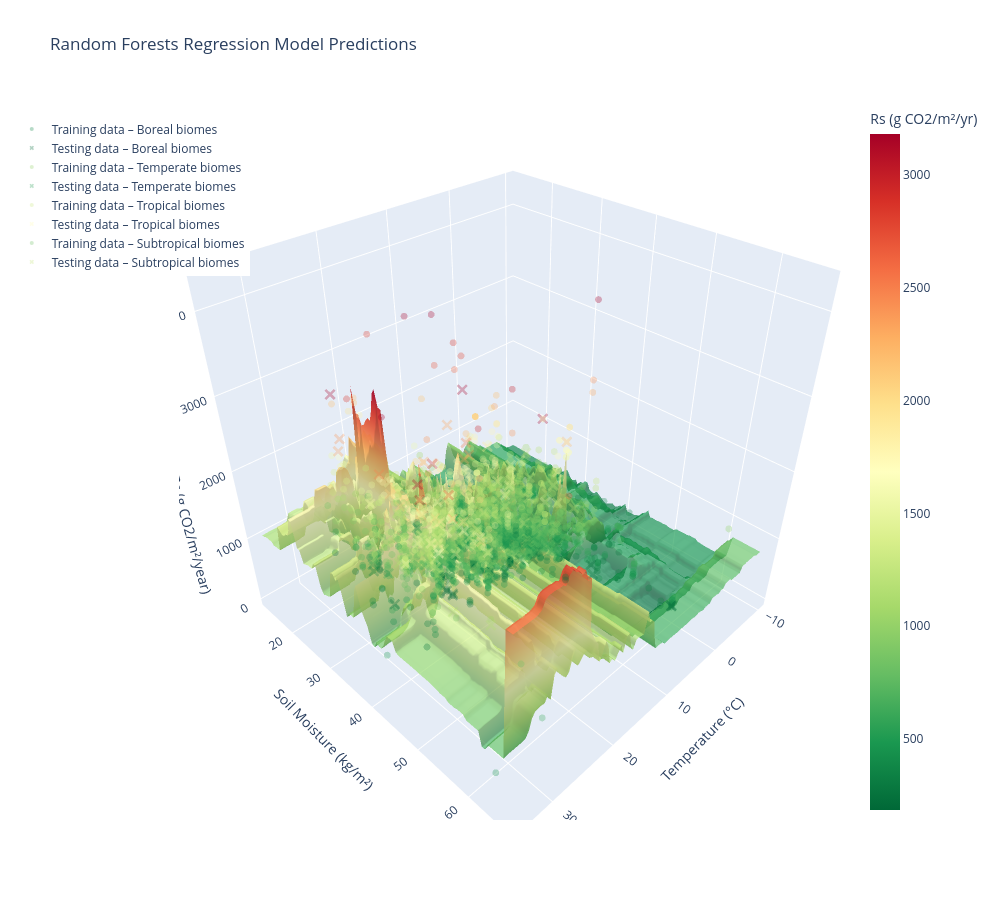

The notebook cell saved with this chart:
### Code cell
# Model performance is compared to a machine learning regressor algorithm as a benchmark

run_simulation(RF=True)

### Figure 1 — Plotly figure (JSON) as saved in the notebook; plotly's stock layout.template omitted (floating-point values rounded to 4 significant figures; data arrays with more than 128 entries replaced by an {"elided": "..."} marker saying what was removed)
{"data": [{"colorbar": {"title": {"text": "Rs (g CO2/m²/yr)"}}, "colorscale": [[0, "rgb(0,104,55)"], [0.1, "rgb(26,152,80)"], [0.2, "rgb(102,189,99)"], [0.3, "rgb(166,217,106)"], [0.4, "rgb(217,239,139)"], [0.5, "rgb(255,255,191)"], [0.6, "rgb(254,224,139)"], [0.7, "rgb(253,174,97)"], [0.8, "rgb(244,109,67)"], [0.9, "rgb(215,48,39)"], [1, "rgb(165,0,38)"]], "name": "Random Forests Regression Model Predictions", "opacity": 0.7, "showscale": true, "type": "surface", "x": {"elided": "100x100 float values"}, "y": {"elided": "100x100 float values"}, "z": {"elided": "100x100 float values"}}, {"marker": {"color": {"elided": "192 float values"}, "colorscale": [[0, "rgb(0,104,55)"], [0.1, "rgb(26,152,80)"], [0.2, "rgb(102,189,99)"], [0.3, "rgb(166,217,106)"], [0.4, "rgb(217,239,139)"], [0.5, "rgb(255,255,191)"], [0.6, "rgb(254,224,139)"], [0.7, "rgb(253,174,97)"], [0.8, "rgb(244,109,67)"], [0.9, "rgb(215,48,39)"], [1, "rgb(165,0,38)"]], "opacity": 0.3, "showscale": false, "size": 4}, "mode": "markers", "name": "Training data – Boreal biomes", "type": "scatter3d", "x": {"elided": "192 float values"}, "y": {"elided": "192 float values"}, "z": {"elided": "192 float values"}}, {"marker": {"color": [244.0, 256.0, 592.0, 911.0, 905.0, 281.0, 670.0, 283.0, 230.0, 434.4, 1135.0, 1056.0, 2187.0, 896.9, 923.4, 356.5, 475.9, 262.5, 641.3, 690.6, 645.8], "colorscale": [[0, "rgb(0,104,55)"], [0.1, "rgb(26,152,80)"], [0.2, "rgb(102,189,99)"], [0.3, "rgb(166,217,106)"], [0.4, "rgb(217,239,139)"], [0.5, "rgb(255,255,191)"], [0.6, "rgb(254,224,139)"], [0.7, "rgb(253,174,97)"], [0.8, "rgb(244,109,67)"], [0.9, "rgb(215,48,39)"], [1, "rgb(165,0,38)"]], "opacity": 0.3, "showscale": false, "size": 4, "symbol": "x"}, "mode": "markers", "name": "Testing data – Boreal biomes", "type": "scatter3d", "x": [0.8, 0.8, 1.5, 1.5, 0.5, 3.7, 5.5, 1.5, 2.0, 8.9, 5.3, 3.5, 3.5, 1.2, -0.3, 3.5, 3.5, 3.5, 3.5, 3.5, 3.5], "y": [60.1, 60.1, 33.41, 34.63, 29.55, 47.31, 28.21, 28.92, 45.2, 33.35, 38.44, 39.04, 35.54, 40.18, 34.02, 38.93, 41.08, 41.08, 38.93, 38.93, 38.93], "z": [244.0, 256.0, 592.0, 911.0, 905.0, 281.0, 670.0, 283.0, 230.0, 434.4, 1135.0, 1056.0, 2187.0, 896.9, 923.4, 356.5, 475.9, 262.5, 641.3, 690.6, 645.8]}, {"marker": {"color": {"elided": "1395 float values"}, "colorscale": [[0, "rgb(0,104,55)"], [0.1, "rgb(26,152,80)"], [0.2, "rgb(102,189,99)"], [0.3, "rgb(166,217,106)"], [0.4, "rgb(217,239,139)"], [0.5, "rgb(255,255,191)"], [0.6, "rgb(254,224,139)"], [0.7, "rgb(253,174,97)"], [0.8, "rgb(244,109,67)"], [0.9, "rgb(215,48,39)"], [1, "rgb(165,0,38)"]], "opacity": 0.3, "showscale": false, "size": 4}, "mode": "markers", "name": "Training data – Temperate biomes", "type": "scatter3d", "x": {"elided": "1395 float values"}, "y": {"elided": "1395 float values"}, "z": {"elided": "1395 float values"}}, {"marker": {"color": {"elided": "155 float values"}, "colorscale": [[0, "rgb(0,104,55)"], [0.1, "rgb(26,152,80)"], [0.2, "rgb(102,189,99)"], [0.3, "rgb(166,217,106)"], [0.4, "rgb(217,239,139)"], [0.5, "rgb(255,255,191)"], [0.6, "rgb(254,224,139)"], [0.7, "rgb(253,174,97)"], [0.8, "rgb(244,109,67)"], [0.9, "rgb(215,48,39)"], [1, "rgb(165,0,38)"]], "opacity": 0.3, "showscale": false, "size": 4, "symbol": "x"}, "mode": "markers", "name": "Testing data – Temperate biomes", "type": "scatter3d", "x": {"elided": "155 float values"}, "y": {"elided": "155 float values"}, "z": {"elided": "155 float values"}}, {"marker": {"color": {"elided": "358 float values"}, "colorscale": [[0, "rgb(0,104,55)"], [0.1, "rgb(26,152,80)"], [0.2, "rgb(102,189,99)"], [0.3, "rgb(166,217,106)"], [0.4, "rgb(217,239,139)"], [0.5, "rgb(255,255,191)"], [0.6, "rgb(254,224,139)"], [0.7, "rgb(253,174,97)"], [0.8, "rgb(244,109,67)"], [0.9, "rgb(215,48,39)"], [1, "rgb(165,0,38)"]], "opacity": 0.3, "showscale": false, "size": 4}, "mode": "markers", "name": "Training data – Tropical biomes", "type": "scatter3d", "x": {"elided": "358 float values"}, "y": {"elided": "358 float values"}, "z": {"elided": "358 float values"}}, {"marker": {"color": [1730.0, 2200.0, 1550.0, 2000.0, 1393.0, 1297.0, 2310.0, 2021.0, 1278.0, 1610.0, 1800.0, 1274.0, 1520.0, 1240.0, 1219.0, 1097.0, 1205.0, 1615.0, 1326.0, 1320.0, 580.0, 470.0, 1200.0, 784.0, 362.0, 1534.0, 693.0, 1311.0, 915.0, 783.0, 1219.0, 1306.0, 715.4, 1009.0, 1170.0, 1988.0, 1194.0, 480.1, 2258.0, 3005.0], "colorscale": [[0, "rgb(0,104,55)"], [0.1, "rgb(26,152,80)"], [0.2, "rgb(102,189,99)"], [0.3, "rgb(166,217,106)"], [0.4, "rgb(217,239,139)"], [0.5, "rgb(255,255,191)"], [0.6, "rgb(254,224,139)"], [0.7, "rgb(253,174,97)"], [0.8, "rgb(244,109,67)"], [0.9, "rgb(215,48,39)"], [1, "rgb(165,0,38)"]], "opacity": 0.3, "showscale": false, "size": 4, "symbol": "x"}, "mode": "markers", "name": "Testing data – Tropical biomes", "type": "scatter3d", "x": [26.0, 20.3, 20.3, 26.0, 25.0, 25.0, 25.3, 25.5, 25.7, 25.8, 25.8, 21.4, 24.4, 24.4, 20.7, 26.0, 19.2, 19.2, 19.2, 25.0, 25.0, 25.0, 19.0, 25.8, 26.2, 25.8, 21.7, 22.2, 21.7, 21.8, 26.0, 26.7, 25.5, 19.05, 26.4, 25.1, 27.4, 15.5, 26.5, 26.5], "y": [27.56, 31.66, 22.89, 34.56, 32.89, 32.22, 20.41, 31.67, 27.98, 37.44, 37.44, 26.12, 36.32, 36.32, 26.1, 26.97, 32.53, 32.53, 32.53, 32.97, 24.4, 24.4, 32.63, 26.2, 31.21, 34.92, 30.71, 33.27, 33.27, 32.35, 52.08, 35.13, 29.22, 27.9, 33.78, 37.76, 46.6, 21.26, 21.96, 21.96], "z": [1730.0, 2200.0, 1550.0, 2000.0, 1393.0, 1297.0, 2310.0, 2021.0, 1278.0, 1610.0, 1800.0, 1274.0, 1520.0, 1240.0, 1219.0, 1097.0, 1205.0, 1615.0, 1326.0, 1320.0, 580.0, 470.0, 1200.0, 784.0, 362.0, 1534.0, 693.0, 1311.0, 915.0, 783.0, 1219.0, 1306.0, 715.4, 1009.0, 1170.0, 1988.0, 1194.0, 480.1, 2258.0, 3005.0]}, {"marker": {"color": {"elided": "552 float values"}, "colorscale": [[0, "rgb(0,104,55)"], [0.1, "rgb(26,152,80)"], [0.2, "rgb(102,189,99)"], [0.3, "rgb(166,217,106)"], [0.4, "rgb(217,239,139)"], [0.5, "rgb(255,255,191)"], [0.6, "rgb(254,224,139)"], [0.7, "rgb(253,174,97)"], [0.8, "rgb(244,109,67)"], [0.9, "rgb(215,48,39)"], [1, "rgb(165,0,38)"]], "opacity": 0.3, "showscale": false, "size": 4}, "mode": "markers", "name": "Training data – Subtropical biomes", "type": "scatter3d", "x": {"elided": "552 float values"}, "y": {"elided": "552 float values"}, "z": {"elided": "552 float values"}}, {"marker": {"color": [780.0, 632.0, 198.0, 145.0, 476.0, 1502.0, 398.0, 927.0, 1771.0, 989.0, 473.0, 1860.0, 961.0, 833.0, 548.0, 758.0, 416.0, 1248.0, 1203.0, 1181.0, 1110.0, 1047.0, 1045.0, 723.0, 1110.0, 645.0, 1835.0, 476.0, 780.0, 831.0, 418.5, 2058.0, 1220.0, 1077.0, 882.3, 975.3, 789.1, 1200.0, 529.2, 1096.0, 442.8, 630.0, 750.2, 671.9, 77.0, 107.0, 77.0, 1600.0, 340.9, 495.8, 1262.0, 1180.0, 870.3, 856.0, 758.5, 1044.0, 1246.0, 1127.0, 938.5, 1278.0, 454.1], "colorscale": [[0, "rgb(0,104,55)"], [0.1, "rgb(26,152,80)"], [0.2, "rgb(102,189,99)"], [0.3, "rgb(166,217,106)"], [0.4, "rgb(217,239,139)"], [0.5, "rgb(255,255,191)"], [0.6, "rgb(254,224,139)"], [0.7, "rgb(253,174,97)"], [0.8, "rgb(244,109,67)"], [0.9, "rgb(215,48,39)"], [1, "rgb(165,0,38)"]], "opacity": 0.3, "showscale": false, "size": 4, "symbol": "x"}, "mode": "markers", "name": "Testing data – Subtropical biomes", "type": "scatter3d", "x": [22.4, 17.9, 16.8, 16.8, 19.1, 19.1, 11.3, 18.7, 18.7, 17.2, 17.2, 16.7, 21.4, 21.4, 17.9, 17.9, 21.4, 11.3, 21.0, 21.0, 21.0, 21.0, 21.0, 17.2, 15.9, 15.8, 22.3, 16.5, 12.8, 12.8, 17.2, 22.4, 16.2, 16.2, 15.0, 6.4, 6.4, 18.6, 15.0, 15.9, 17.2, 21.0, 21.0, 21.0, 18.0, 18.0, 18.0, 20.6, 15.9, 16.2, 17.6, 17.9, 17.9, 17.9, 17.9, 25.1, 15.2, 21.1, 15.8, 18.7, 15.6], "y": [24.04, 30.85, 30.88, 30.88, 34.67, 35.63, 27.85, 35.3, 34.41, 31.46, 28.31, 28.16, 34.47, 34.47, 31.07, 31.39, 34.47, 28.58, 34.74, 34.74, 34.74, 34.74, 34.74, 28.84, 37.13, 38.68, 33.21, 30.38, 28.64, 32.46, 30.31, 33.17, 33.94, 33.94, 33.57, 30.85, 30.85, 31.38, 34.37, 30.86, 28.84, 34.54, 32.35, 34.13, 33.13, 33.13, 31.67, 20.97, 34.83, 36.25, 39.59, 31.08, 30.03, 29.98, 30.03, 33.17, 28.28, 33.21, 38.68, 31.0, 33.4], "z": [780.0, 632.0, 198.0, 145.0, 476.0, 1502.0, 398.0, 927.0, 1771.0, 989.0, 473.0, 1860.0, 961.0, 833.0, 548.0, 758.0, 416.0, 1248.0, 1203.0, 1181.0, 1110.0, 1047.0, 1045.0, 723.0, 1110.0, 645.0, 1835.0, 476.0, 780.0, 831.0, 418.5, 2058.0, 1220.0, 1077.0, 882.3, 975.3, 789.1, 1200.0, 529.2, 1096.0, 442.8, 630.0, 750.2, 671.9, 77.0, 107.0, 77.0, 1600.0, 340.9, 495.8, 1262.0, 1180.0, 870.3, 856.0, 758.5, 1044.0, 1246.0, 1127.0, 938.5, 1278.0, 454.1]}], "layout": {"height": 900, "legend": {"x": -0.25, "xanchor": "left", "y": 0.98, "yanchor": "top"}, "scene": {"xaxis": {"title": {"text": "Temperature (°C)"}}, "yaxis": {"title": {"text": "Soil Moisture (kg/m²)"}}, "zaxis": {"title": {"text": "Soil Respiration Rs (g CO2/m²/year)"}}}, "title": {"text": "Random Forests Regression Model Predictions"}, "width": 1000}}
